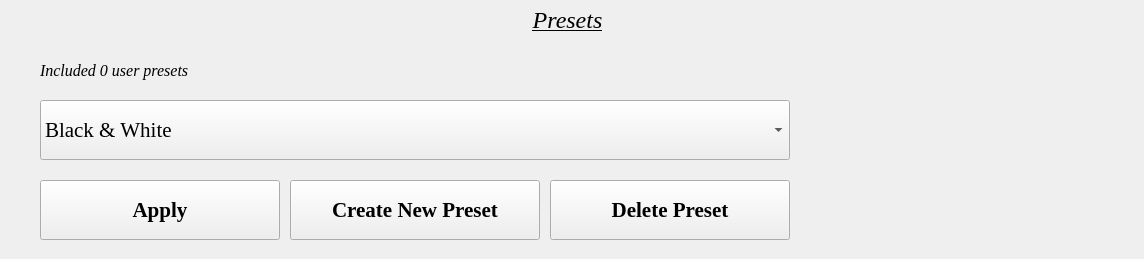
           <widget class="QWidget" name="page_9">
            <widget class="QLabel" name="mxing_color_3">
             <property name="geometry">
              <rect>
               <x>0</x>
               <y>0</y>
               <width>1135</width>
               <height>40</height>
              </rect>
             </property>
             <property name="sizePolicy">
              <sizepolicy hsizetype="Preferred" vsizetype="Fixed">
               <horstretch>0</horstretch>
               <verstretch>0</verstretch>
              </sizepolicy>
             </property>
             <property name="minimumSize">
              <size>
               <width>0</width>
               <height>40</height>
              </size>
             </property>
             <property name="font">
              <font>
               <family>Times New Roman</family>
               <pointsize>18</pointsize>
               <italic>true</italic>
               <underline>true</underline>
              </font>
             </property>
             <property name="text">
              <string>Presets</string>
             </property>
             <property name="alignment">
              <set>Qt::AlignCenter</set>
             </property>
            </widget>
            <widget class="QLabel" name="mini_image">
             <property name="geometry">
              <rect>
               <x>860</x>
               <y>30</y>
               <width>220</width>
               <height>220</height>
              </rect>
             </property>
             <property name="text">
              <string/>
             </property>
            </widget>
            <widget class="QComboBox" name="comboBox">
             <property name="geometry">
              <rect>
               <x>40</x>
               <y>100</y>
               <width>750</width>
               <height>60</height>
              </rect>
             </property>
             <property name="font">
              <font>
               <family>Times New Roman</family>
               <pointsize>16</pointsize>
              </font>
             </property>
             <item>
              <property name="text">
               <string>Black &amp; White</string>
              </property>
             </item>
             <item>
              <property name="text">
               <string>Negative</string>
              </property>
             </item>
             <item>
              <property name="text">
               <string>Sepia</string>
              </property>
             </item>
             <item>
              <property name="text">
               <string>Sketch</string>
              </property>
             </item>
             <item>
              <property name="text">
               <string>Pure colors</string>
              </property>
             </item>
            </widget>
            <widget class="QLabel" name="label_3">
             <property name="geometry">
              <rect>
               <x>40</x>
               <y>60</y>
               <width>751</width>
               <height>21</height>
              </rect>
             </property>
             <property name="font">
              <font>
               <family>Times New Roman</family>
               <pointsize>12</pointsize>
               <italic>true</italic>
              </font>
             </property>
             <property name="text">
              <string>Included 0 user presets</string>
             </property>
            </widget>
            <widget class="QPushButton" name="apply_preset">
             <property name="geometry">
              <rect>
               <x>40</x>
               <y>180</y>
               <width>240</width>
               <height>60</height>
              </rect>
             </property>
             <property name="font">
              <font>
               <family>Times New Roman</family>
               <pointsize>16</pointsize>
               <weight>75</weight>
               <bold>true</bold>
              </font>
             </property>
             <property name="text">
              <string>Apply</string>
             </property>
            </widget>
            <widget class="QPushButton" name="create_preset">
             <property name="geometry">
              <rect>
               <x>290</x>
               <y>180</y>
               <width>250</width>
               <height>60</height>
              </rect>
             </property>
             <property name="font">
              <font>
               <family>Times New Roman</family>
               <pointsize>16</pointsize>
               <weight>75</weight>
               <bold>true</bold>
              </font>
             </property>
             <property name="text">
              <string>Create New Preset</string>
             </property>
            </widget>
            <widget class="QPushButton" name="delete_preset">
             <property name="geometry">
              <rect>
               <x>550</x>
               <y>180</y>
               <width>240</width>
               <height>60</height>
              </rect>
             </property>
             <property name="font">
              <font>
               <family>Times New Roman</family>
               <pointsize>16</pointsize>
               <weight>75</weight>
               <bold>true</bold>
              </font>
             </property>
             <property name="text">
              <string>Delete Preset</string>
             </property>
            </widget>
           </widget>
